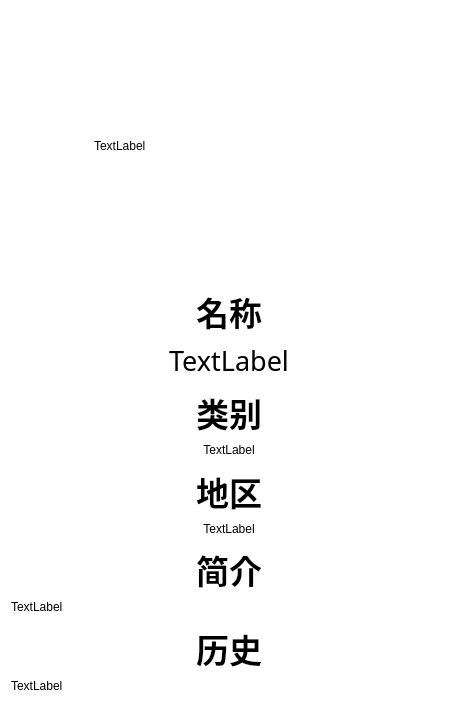
<?xml version="1.0" encoding="UTF-8"?>
<ui version="4.0">
 <class>detail_down</class>
 <widget class="QFrame" name="detail_down">
  <property name="geometry">
   <rect>
    <x>0</x>
    <y>0</y>
    <width>458</width>
    <height>704</height>
   </rect>
  </property>
  <property name="maximumSize">
   <size>
    <width>16777215</width>
    <height>16777213</height>
   </size>
  </property>
  <property name="windowTitle">
   <string>Frame</string>
  </property>
  <property name="styleSheet">
   <string notr="true">background-color: rgb(255, 255, 255);</string>
  </property>
  <layout class="QVBoxLayout" name="verticalLayout_3">
   <item>
    <layout class="QVBoxLayout" name="verticalLayout_2">
     <item>
      <layout class="QVBoxLayout" name="verticalLayout">
       <item>
        <layout class="QHBoxLayout" name="horizontalLayout">
         <item>
          <spacer name="horizontalSpacer">
           <property name="orientation">
            <enum>Qt::Orientation::Horizontal</enum>
           </property>
           <property name="sizeHint" stdset="0">
            <size>
             <width>40</width>
             <height>20</height>
            </size>
           </property>
          </spacer>
         </item>
         <item>
          <widget class="QLabel" name="imglabel">
           <property name="minimumSize">
            <size>
             <width>270</width>
             <height>270</height>
            </size>
           </property>
           <property name="styleSheet">
            <string notr="true">border-image: url(:/demo.png);</string>
           </property>
           <property name="text">
            <string>TextLabel</string>
           </property>
          </widget>
         </item>
         <item>
          <spacer name="horizontalSpacer_2">
           <property name="orientation">
            <enum>Qt::Orientation::Horizontal</enum>
           </property>
           <property name="sizeHint" stdset="0">
            <size>
             <width>40</width>
             <height>20</height>
            </size>
           </property>
          </spacer>
         </item>
        </layout>
       </item>
       <item>
        <spacer name="verticalSpacer_5">
         <property name="orientation">
          <enum>Qt::Orientation::Vertical</enum>
         </property>
         <property name="sizeType">
          <enum>QSizePolicy::Policy::Maximum</enum>
         </property>
         <property name="sizeHint" stdset="0">
          <size>
           <width>5</width>
           <height>5</height>
          </size>
         </property>
        </spacer>
       </item>
      </layout>
     </item>
     <item>
      <layout class="QVBoxLayout" name="name_all">
       <item>
        <layout class="QHBoxLayout" name="horizontalLayout_2">
         <item>
          <spacer name="horizontalSpacer_4">
           <property name="orientation">
            <enum>Qt::Orientation::Horizontal</enum>
           </property>
           <property name="sizeHint" stdset="0">
            <size>
             <width>40</width>
             <height>20</height>
            </size>
           </property>
          </spacer>
         </item>
         <item>
          <widget class="QLabel" name="name">
           <property name="font">
            <font>
             <family>宋体</family>
             <pointsize>25</pointsize>
             <bold>true</bold>
            </font>
           </property>
           <property name="styleSheet">
            <string notr="true">color: rgb(0, 0, 0);</string>
           </property>
           <property name="text">
            <string>名称</string>
           </property>
           <property name="alignment">
            <set>Qt::AlignmentFlag::AlignCenter</set>
           </property>
          </widget>
         </item>
         <item>
          <spacer name="horizontalSpacer_3">
           <property name="orientation">
            <enum>Qt::Orientation::Horizontal</enum>
           </property>
           <property name="sizeHint" stdset="0">
            <size>
             <width>40</width>
             <height>20</height>
            </size>
           </property>
          </spacer>
         </item>
        </layout>
       </item>
       <item>
        <widget class="QLabel" name="name_word">
         <property name="font">
          <font>
           <family>宋体</family>
           <pointsize>20</pointsize>
           <italic>false</italic>
           <bold>false</bold>
          </font>
         </property>
         <property name="styleSheet">
          <string notr="true">color: rgb(0, 0, 0);
font: 20pt &quot;宋体&quot;;</string>
         </property>
         <property name="text">
          <string>TextLabel</string>
         </property>
         <property name="alignment">
          <set>Qt::AlignmentFlag::AlignCenter</set>
         </property>
        </widget>
       </item>
      </layout>
     </item>
     <item>
      <spacer name="verticalSpacer">
       <property name="orientation">
        <enum>Qt::Orientation::Vertical</enum>
       </property>
       <property name="sizeHint" stdset="0">
        <size>
         <width>20</width>
         <height>40</height>
        </size>
       </property>
      </spacer>
     </item>
     <item>
      <layout class="QVBoxLayout" name="category_all">
       <item>
        <layout class="QHBoxLayout" name="horizontalLayout_3">
         <item>
          <spacer name="horizontalSpacer_5">
           <property name="orientation">
            <enum>Qt::Orientation::Horizontal</enum>
           </property>
           <property name="sizeHint" stdset="0">
            <size>
             <width>40</width>
             <height>20</height>
            </size>
           </property>
          </spacer>
         </item>
         <item>
          <widget class="QLabel" name="category">
           <property name="font">
            <font>
             <family>宋体</family>
             <pointsize>25</pointsize>
             <bold>true</bold>
            </font>
           </property>
           <property name="styleSheet">
            <string notr="true">color: rgb(0, 0, 0);</string>
           </property>
           <property name="text">
            <string>类别</string>
           </property>
           <property name="alignment">
            <set>Qt::AlignmentFlag::AlignCenter</set>
           </property>
          </widget>
         </item>
         <item>
          <spacer name="horizontalSpacer_6">
           <property name="orientation">
            <enum>Qt::Orientation::Horizontal</enum>
           </property>
           <property name="sizeHint" stdset="0">
            <size>
             <width>40</width>
             <height>20</height>
            </size>
           </property>
          </spacer>
         </item>
        </layout>
       </item>
       <item>
        <widget class="QLabel" name="category_word">
         <property name="styleSheet">
          <string notr="true">color: rgb(0, 0, 0);
font: 20pt &quot;宋体&quot;;</string>
         </property>
         <property name="text">
          <string>TextLabel</string>
         </property>
         <property name="alignment">
          <set>Qt::AlignmentFlag::AlignCenter</set>
         </property>
        </widget>
       </item>
      </layout>
     </item>
     <item>
      <spacer name="verticalSpacer_2">
       <property name="orientation">
        <enum>Qt::Orientation::Vertical</enum>
       </property>
       <property name="sizeHint" stdset="0">
        <size>
         <width>20</width>
         <height>40</height>
        </size>
       </property>
      </spacer>
     </item>
     <item>
      <layout class="QVBoxLayout" name="area_all">
       <item>
        <layout class="QHBoxLayout" name="horizontalLayout_4">
         <item>
          <spacer name="horizontalSpacer_7">
           <property name="orientation">
            <enum>Qt::Orientation::Horizontal</enum>
           </property>
           <property name="sizeHint" stdset="0">
            <size>
             <width>40</width>
             <height>20</height>
            </size>
           </property>
          </spacer>
         </item>
         <item>
          <widget class="QLabel" name="area">
           <property name="font">
            <font>
             <family>宋体</family>
             <pointsize>25</pointsize>
             <bold>true</bold>
            </font>
           </property>
           <property name="styleSheet">
            <string notr="true">color: rgb(0, 0, 0);</string>
           </property>
           <property name="text">
            <string>地区</string>
           </property>
           <property name="alignment">
            <set>Qt::AlignmentFlag::AlignCenter</set>
           </property>
          </widget>
         </item>
         <item>
          <spacer name="horizontalSpacer_8">
           <property name="orientation">
            <enum>Qt::Orientation::Horizontal</enum>
           </property>
           <property name="sizeHint" stdset="0">
            <size>
             <width>40</width>
             <height>20</height>
            </size>
           </property>
          </spacer>
         </item>
        </layout>
       </item>
       <item>
        <widget class="QLabel" name="area_word">
         <property name="styleSheet">
          <string notr="true">color: rgb(0, 0, 0);
font: 20pt &quot;宋体&quot;;</string>
         </property>
         <property name="text">
          <string>TextLabel</string>
         </property>
         <property name="alignment">
          <set>Qt::AlignmentFlag::AlignCenter</set>
         </property>
        </widget>
       </item>
      </layout>
     </item>
     <item>
      <spacer name="verticalSpacer_3">
       <property name="orientation">
        <enum>Qt::Orientation::Vertical</enum>
       </property>
       <property name="sizeHint" stdset="0">
        <size>
         <width>20</width>
         <height>40</height>
        </size>
       </property>
      </spacer>
     </item>
     <item>
      <layout class="QVBoxLayout" name="introduction_all">
       <item>
        <layout class="QHBoxLayout" name="horizontalLayout_5">
         <item>
          <spacer name="horizontalSpacer_9">
           <property name="orientation">
            <enum>Qt::Orientation::Horizontal</enum>
           </property>
           <property name="sizeHint" stdset="0">
            <size>
             <width>40</width>
             <height>20</height>
            </size>
           </property>
          </spacer>
         </item>
         <item>
          <widget class="QLabel" name="introduction">
           <property name="font">
            <font>
             <family>宋体</family>
             <pointsize>25</pointsize>
             <bold>true</bold>
            </font>
           </property>
           <property name="styleSheet">
            <string notr="true">color: rgb(0, 0, 0);</string>
           </property>
           <property name="text">
            <string>简介</string>
           </property>
           <property name="alignment">
            <set>Qt::AlignmentFlag::AlignCenter</set>
           </property>
          </widget>
         </item>
         <item>
          <spacer name="horizontalSpacer_10">
           <property name="orientation">
            <enum>Qt::Orientation::Horizontal</enum>
           </property>
           <property name="sizeHint" stdset="0">
            <size>
             <width>40</width>
             <height>20</height>
            </size>
           </property>
          </spacer>
         </item>
        </layout>
       </item>
       <item>
        <widget class="QLabel" name="introduction_word">
         <property name="styleSheet">
          <string notr="true">color: rgb(0, 0, 0);
font: 20pt &quot;宋体&quot;;</string>
         </property>
         <property name="text">
          <string>TextLabel</string>
         </property>
        </widget>
       </item>
      </layout>
     </item>
     <item>
      <spacer name="verticalSpacer_4">
       <property name="orientation">
        <enum>Qt::Orientation::Vertical</enum>
       </property>
       <property name="sizeHint" stdset="0">
        <size>
         <width>20</width>
         <height>40</height>
        </size>
       </property>
      </spacer>
     </item>
     <item>
      <layout class="QVBoxLayout" name="history_all">
       <item>
        <layout class="QHBoxLayout" name="horizontalLayout_6">
         <item>
          <spacer name="horizontalSpacer_11">
           <property name="orientation">
            <enum>Qt::Orientation::Horizontal</enum>
           </property>
           <property name="sizeHint" stdset="0">
            <size>
             <width>40</width>
             <height>20</height>
            </size>
           </property>
          </spacer>
         </item>
         <item>
          <widget class="QLabel" name="history">
           <property name="font">
            <font>
             <family>宋体</family>
             <pointsize>25</pointsize>
             <bold>true</bold>
            </font>
           </property>
           <property name="styleSheet">
            <string notr="true">color: rgb(0, 0, 0);</string>
           </property>
           <property name="text">
            <string>历史</string>
           </property>
           <property name="alignment">
            <set>Qt::AlignmentFlag::AlignCenter</set>
           </property>
          </widget>
         </item>
         <item>
          <spacer name="horizontalSpacer_12">
           <property name="orientation">
            <enum>Qt::Orientation::Horizontal</enum>
           </property>
           <property name="sizeHint" stdset="0">
            <size>
             <width>40</width>
             <height>20</height>
            </size>
           </property>
          </spacer>
         </item>
        </layout>
       </item>
       <item>
        <widget class="QLabel" name="history_word">
         <property name="styleSheet">
          <string notr="true">color: rgb(0, 0, 0);
font: 20pt &quot;宋体&quot;;</string>
         </property>
         <property name="text">
          <string>TextLabel</string>
         </property>
        </widget>
       </item>
      </layout>
     </item>
    </layout>
   </item>
  </layout>
 </widget>
 <resources>
  <include location="img/demo.qrc"/>
 </resources>
 <connections/>
</ui>
